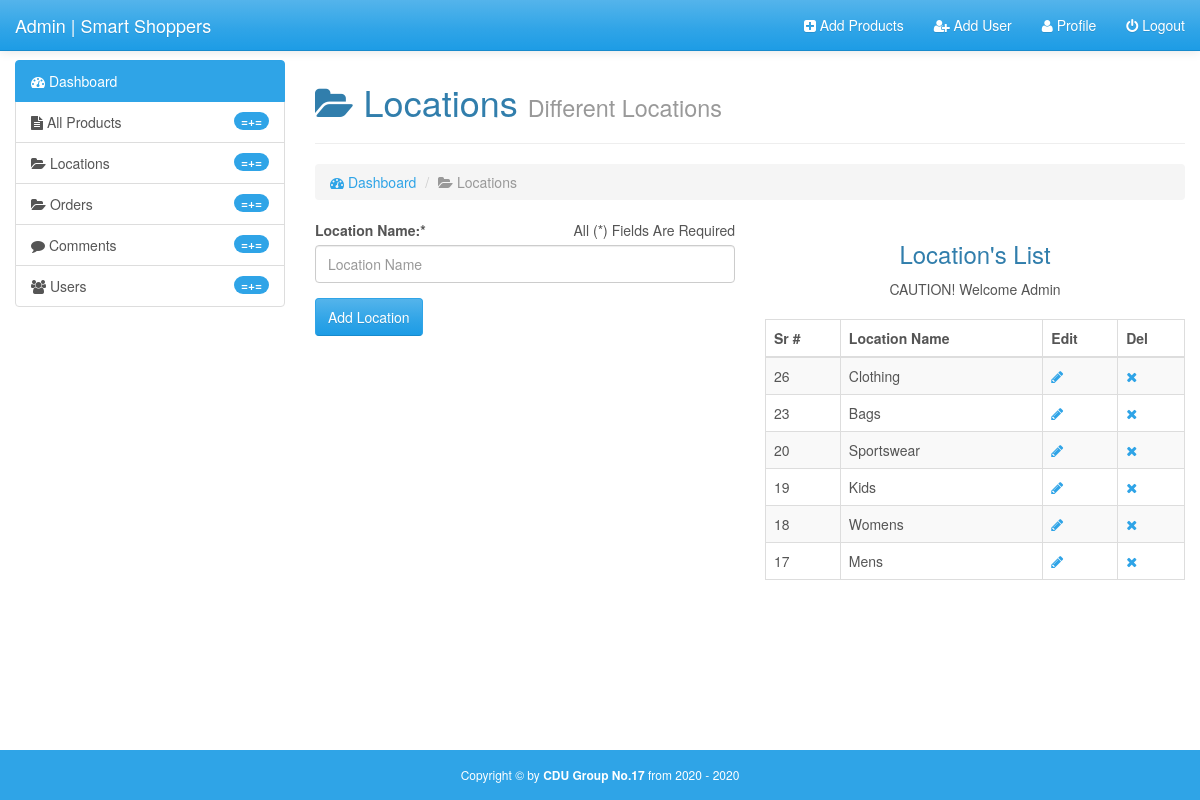
Screenshot of /admin/categories.php (signed in) with the database file from the repository.
### tables this page shows
CREATE TABLE `categories` (
  `cat_id` int(11) NOT NULL,
  `cat_name` varchar(255) NOT NULL
);

### admin/categories.php (the view, shortened to what this page needs)
<?php require_once('inc/top.php');
?>
  </head>
  <body>
    <div id="wrapper">
       <?php require_once('inc/header.php'); ?>
        <div class="container-fluid body-section">
            <div class="row">
             <?php require_once('inc/sidebar.php'); ?>
                <div class="col-md-9">
                    <h1><i class="fa fa-folder-open"></i> Locations <small>Different Locations</small></h1><hr>
                    <ol class="breadcrumb">
                        <li><a href="index.html"><i class="fa fa-tachometer"></i> Dashboard</a></li>
                      <li class="active"><i class="fa fa-folder-open"></i> Locations</li>
                    </ol>
                    <div class="row">
                        <div class="col-md-6">
                            <form action="inc/process.php" method="post">
                                <div class="form-group">
                                    <label for="category">Location Name:*</label>
                                    <?php
                                    if (isset($_GET['error'])) {
                                            echo "<span class='pull-right' style='color:red;'>".$_GET['error']."</span>";
                                        }
                                        else if (isset ($_GET['success'])) {
                                            echo "<span class='pull-right' style='color:green;'>".$_GET['success']."</span>";
                                        }
                                        else{
                                            echo "<span class='pull-right'>All (*) Fields Are Required</span>";
                                        }
                                     ?>
                                    <input type="text" placeholder="Location Name" class="form-control" name="cat-name">
                                </div>
                                <input type="submit" value="Add Location" name="add-category" class="btn btn-primary">
                            </form>
                            <br><br>
                        </div>
                        <div class="col-md-6">
                            <center>
                                <h3>Location's List</h3>
                                <?php
                                if(isset($error)) {
                                    echo "<span style ='color:red;'>$error</span>";
                                }
                                else if(isset($success)) {
                                    echo "<span style ='color:green;'>$success</span>";
                                }
                                else{
                                    echo "CAUTION! Welcome Admin ";
                                }
                                 ?>
                            </center>
                            <br>
                            <table class="table table-hover table-bordered table-striped">
                                <thead>
                                    <tr>
                                        <th>Sr #</th>
                                        <th>Location Name</th>
                                        <th>Edit</th>
                                        <th>Del</th>
                                    </tr>
                                </thead>
                                <tbody>
                                <?php
                                $query = "select * from categories order by cat_id desc";
                                $run = mysqli_query($conn, $query);
                                if (mysqli_num_rows($run) > 0) {
                                    while($row = mysqli_fetch_array($run)){
                                        $cat_id = $row['cat_id'];
                                        $cat_name = $row['cat_name'];
                                 ?>
                                    <tr>
                                        <td><?php echo $cat_id; ?></td>
                                        <td><?php echo ucwords($cat_name); ?></td>
                                        <td><a href="categories.php?edit=<?php echo $cat_id; ?>"><i class="fa fa-pencil"></i></a></td>
                                        <td><a href="categories.php?del=<?php echo $cat_id; ?>"><i class="fa fa-times"></i></a></td>
                                    </tr>
                                    <?php
                                        }
                                    }
                                    else{
                                    echo "No Location Found";
                                    }
                                    ?>
                                </tbody>
                            </table>
                        </div>
                    </div>
                </div>
            </div>
        </div>
       <?php require_once('inc/footer.php'); ?>

### admin/css/style.css (style rules this page uses)
html,body { height: 100%; }
body { padding-top: 60px; }
#wrapper { min-height: 100%; position: relative; }
.body-section { padding-bottom: 70px; }

### rows the page displays
categories: cat_id "26", cat_name "Clothing"
categories: cat_id "23", cat_name "Bags"
categories: cat_id "20", cat_name "Sportswear"
categories: cat_id "19", cat_name "Kids"
categories: cat_id "18", cat_name "Womens"
categories: cat_id "17", cat_name "Mens"
